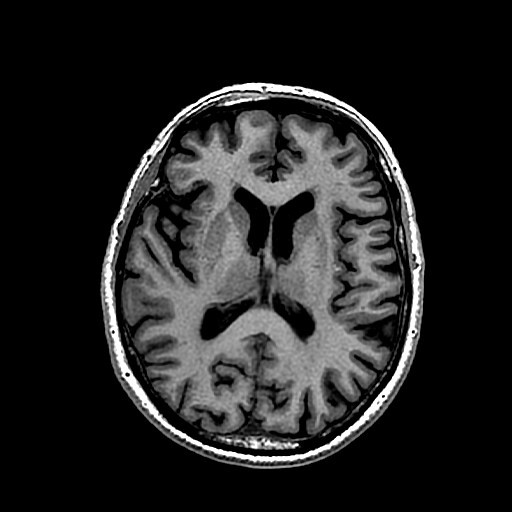
#> input picture Brain.jpg, 512 x 512 px
$ python Assignment2.py
#> lines starting #> are read from the running program, lines starting #| are printed output that depends on the picture
import matplotlib.pyplot as plt
from scipy import ndimage

# Reading Brain.jpg image to numpy array
img_array = plt.imread('Brain.jpg')
#> img_array is the input picture: shape (512, 512); min 0, max 255, mean 35.7

# Finding the dimensions of the image
print("Dimensions of image :", img_array.shape)
#| Dimensions of image : (512, 512)

# Displaying the image from img_array
plt.imshow(img_array)
plt.title('Image without colormap reversing')
plt.show()

# Using reverse colormap to display image properly
plt.imshow(img_array, cmap='Greys_r')
plt.title('Image after reversing colormap')
plt.show()

# plotting the histogram for image after flatttening
plt.hist(img_array.flatten(), bins=10)
plt.title('Histogram of image after flattening')
plt.show()
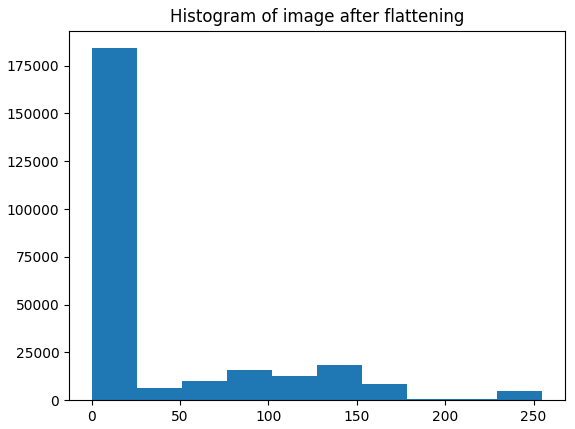
#> figure drawn by matplotlib, 1 panel; tallest bar 184127 high, from x = 0 to 25.5

# plotting the histogram for image without flattening
plt.hist(img_array, bins=10)
plt.title('Histogram of image without flattening')
plt.show()
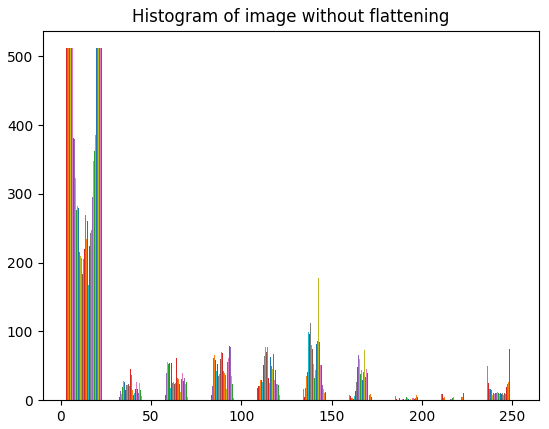
#> figure drawn by matplotlib, 1 panel; tallest bar 512 high, from x = 2.55 to 2.59; tallest bar 512 high, from x = 2.59 to 2.63; tallest bar 512 high, from x = 2.63 to 2.67

# Applying guassian filter for image smoothing with sigma values = 5,10,20,30,40,50
sigmavalues = [5, 10, 20, 30, 40, 50]
for sigma in sigmavalues:
    image_smooth = ndimage.gaussian_filter(img_array, sigma=sigma)
    # Displaying image after smoothing
    plt.imshow(image_smooth)
    plt.title('Smoothed image with sigma: ' + str(sigma))
    plt.show()

    # Displaying histogram for smoothed image
    plt.hist(image_smooth.flatten(), bins=10)
    plt.title('Histogram of smoothed image with sigma :' + str(sigma))
    plt.show()
#> this loop made 6 passes
#> pass 1, `image_smooth = ndimage.gaussian_filter(img_array, sigma=sigma)`:
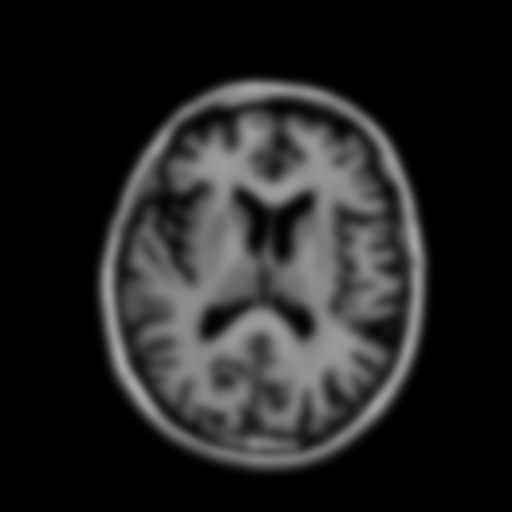
#> image_smooth: shape (512, 512); min 0, max 166, mean 35.3
#> pass 1, `plt.show()`:
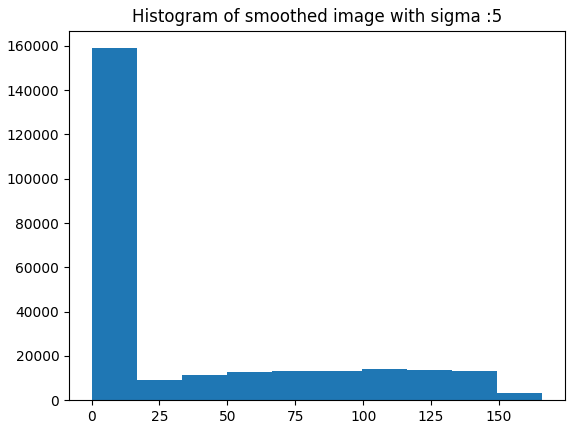
#> figure drawn by matplotlib, 1 panel; tallest bar 158975 high, from x = 0 to 16.6
#> pass 2, `plt.show()`:
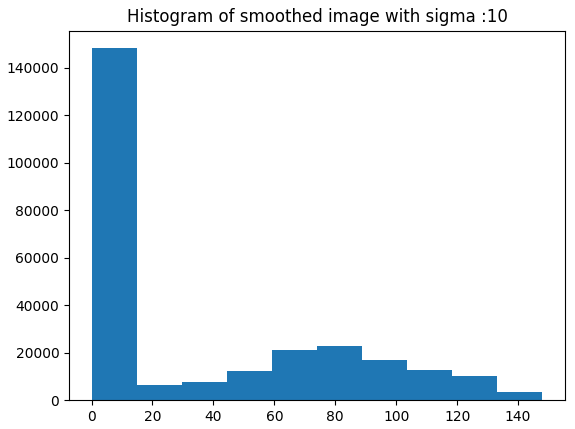
#> figure drawn by matplotlib, 1 panel; tallest bar 148155 high, from x = -8.88e-16 to 14.8
#> pass 3, `image_smooth = ndimage.gaussian_filter(img_array, sigma=sigma)`:
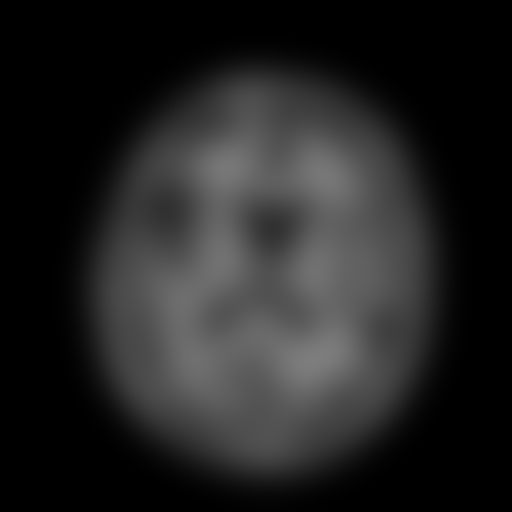
#> image_smooth: shape (512, 512); min 0, max 125, mean 35.1
#> after the loop:
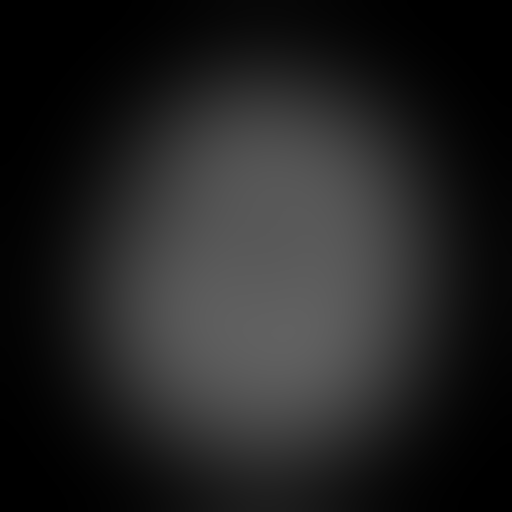
#> image_smooth: shape (512, 512); min 0, max 97, mean 34.9
